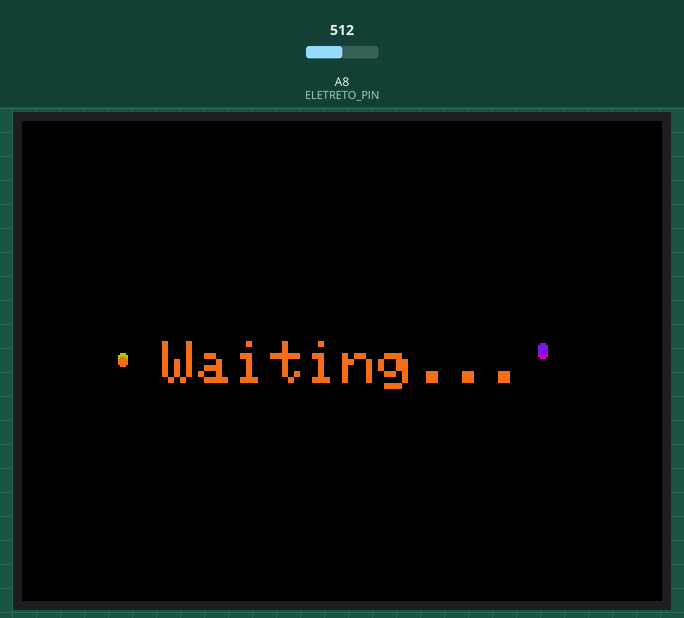
Recording of a sketch running on a simulated Arduino Mega 2560, built with avr-gcc and run on an emulated ATmega2560. On the bench: 320×240 colour display. The test bench sets the inputs (shaded band); at power-on: A8 (ELETRETO_PIN) = 512. Random numbers use the default seed unless the sketch sets one; what the sketch prints to the serial monitor is not drawn.

Above: at 4.5 s.
4.6 s: A8 (ELETRETO_PIN) set to 453
At 4.93 s:
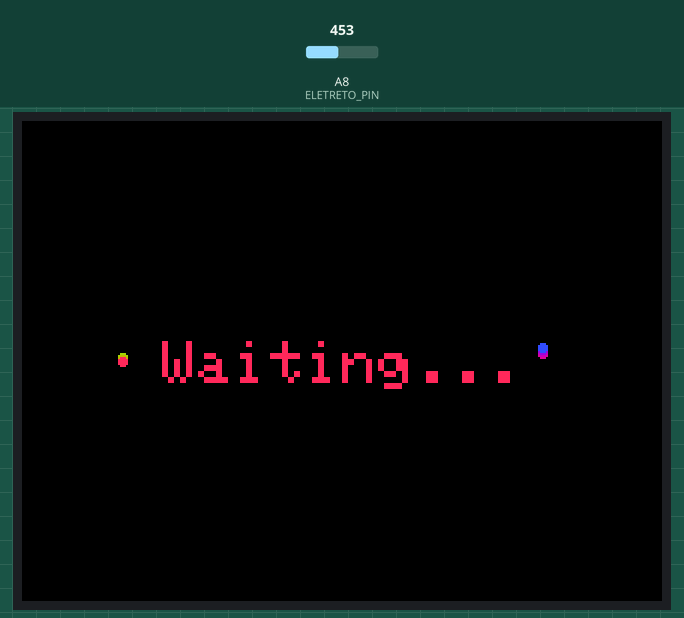
6.7 s: A8 (ELETRETO_PIN) set to 434
At 6.74 s:
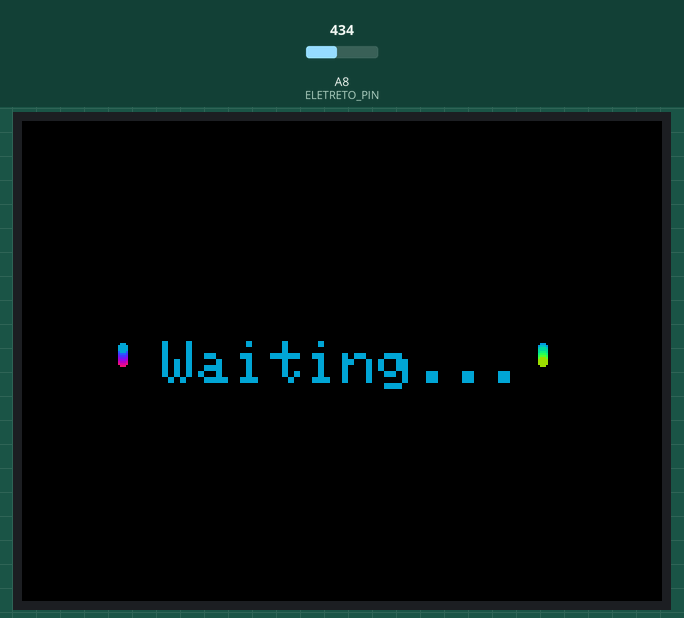
8.9 s: A8 (ELETRETO_PIN) set to 716
At 11.5 s:
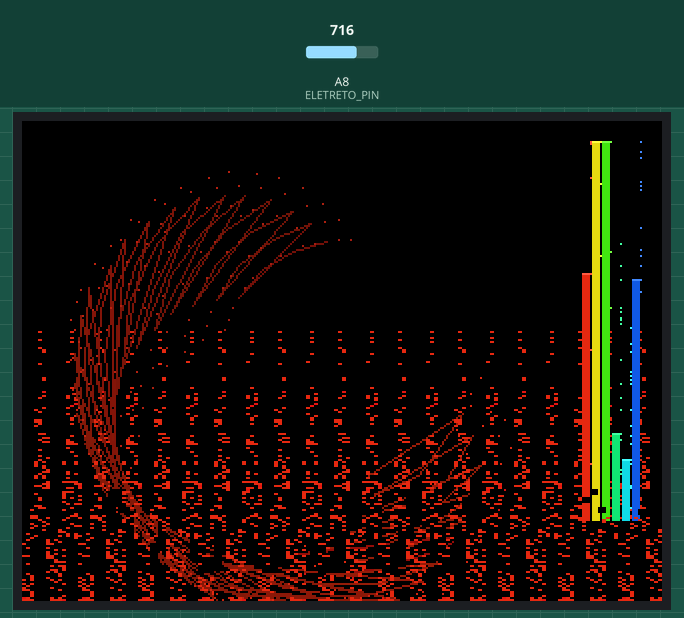
11.7 s: A8 (ELETRETO_PIN) set to 40
At 14.5 s:
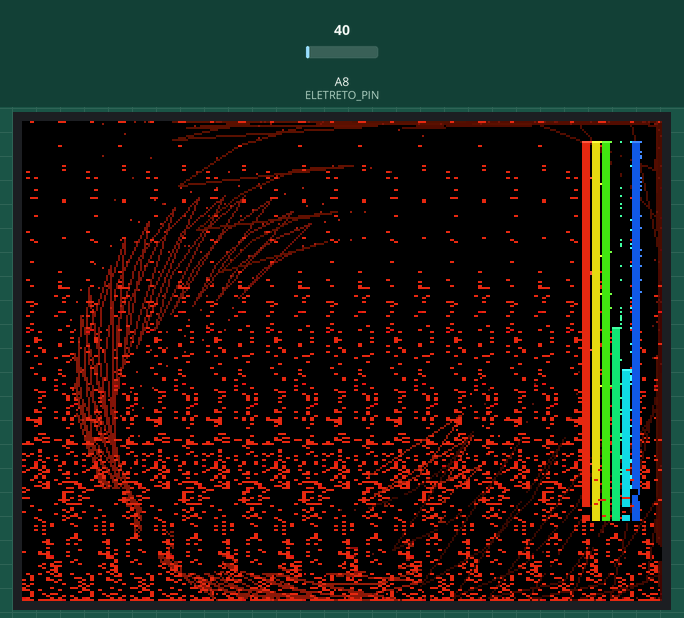
14.7 s: A8 (ELETRETO_PIN) set to 91
17.7 s: A8 (ELETRETO_PIN) set to 110
Timing chart, 0 to 20.7 s (numbered marks = the images above; inputs shaded):
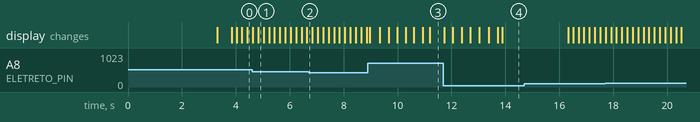

Measured:
- the behaviour switches between 443 and 442 on A8 (ELETRETO_PIN) (found by bisection; images 1 and 2)

The sketch:

layered_display_eletreto.ino
```cpp
#include <MCUFRIEND_kbv.h>
#include <Adafruit_GFX.h>

MCUFRIEND_kbv tft;

#define SCREEN_WIDTH 320
#define SCREEN_HEIGHT 240
#define ELETRETO_PIN A8

// Configurações de análise de áudio simples
#define SAMPLES 32  // Amostras para análise
#define AMPLITUDE_THRESHOLD 30  // Limiar para detectar som
#define SILENCE_THRESHOLD_MS 2000  // 2 segundos para considerar silêncio

// Buffer para análise simples
int audioSamples[SAMPLES];
int sampleIndex = 0;

// Estados e buffers
struct AudioAnalysis {
  float dominantFreq;
  float amplitude;
  float energy;
  unsigned long lastUpdate;
  bool isActive;
};

struct BeatDetection {
  float bpm;
  float strength;
  float tempoMultiplier;
  unsigned long lastBeat;
  unsigned long lastAnalysis;
  float energyHistory[8];
  int historyIndex;
};

struct SpectrumData {
  float bands[6];  // Reduzido para 6 bandas simples
  unsigned long lastUpdate;
  float smoothedBands[6];
};

struct WindingData {
  float phase;
  int pointCount;
  unsigned long lastClear;
  unsigned long lastUpdate;
  float fadeAmount;
};

// Instâncias globais
AudioAnalysis audio;
BeatDetection beat;
SpectrumData spectrum;
WindingData winding;

// Estados de silêncio
bool isInSilence = false;
bool hasShownSilenceMessage = false;
unsigned long silenceStartTime = 0;
unsigned long lastAudioTime = 0;
int currentSilenceMessage = 0;
float textAnimPhase = 0.0;
unsigned long lastTextUpdate = 0;

// Configurações de timing
const unsigned long AUDIO_INTERVAL = 30;      // 33 Hz
const unsigned long WINDING_INTERVAL = 40;    // 25 Hz
const unsigned long WAVE_INTERVAL = 25;       // 40 Hz
const unsigned long SPECTRUM_INTERVAL = 100;  // 10 Hz
const unsigned long BEAT_INTERVAL = 400;      // 2.5 Hz
const unsigned long WINDING_CLEAR = 8000;     // 8 segundos

// Mensagens de silêncio
const char* silenceMessages[] = {
  "~ Listen ~", "Silence...", "Peaceful", "Waiting...",
  "~ ~ ~", "Breathe...", "Zen Mode", "Stillness"
};
const int NUM_SILENCE_MESSAGES = 8;

void setup() {
  Serial.begin(115200);

  // Inicializar TFT
  uint16_t ID = tft.readID();
  if (ID == 0xD3D3) ID = 0x9481;
  tft.begin(ID);
  tft.setRotation(1);

  // Configurar ADC para maior velocidade
  analogReference(DEFAULT);

  // Inicializar estruturas
  initializeStructures();

  // Tela de boas-vindas
  showWelcomeScreen();

  Serial.println("MUSTEM AUTONOMOUS - READY (Simple Audio Mode)");
}

void loop() {
  unsigned long currentTime = millis();

  // Amostragem de áudio simples
  if (currentTime - audio.lastUpdate >= AUDIO_INTERVAL) {
    performSimpleAudioAnalysis(currentTime);
  }

  // Verificar estado de silêncio
  checkSilenceState(currentTime);

  // Se em silêncio, apenas animar mensagem
  if (isInSilence) {
    if (hasShownSilenceMessage) {
      updateSilenceAnimation(currentTime);
    }
    return;
  }

  // Processar visualizações quando há áudio
  if (audio.isActive) {
    // Detecção de batidas
    if (currentTime - beat.lastAnalysis >= BEAT_INTERVAL) {
      detectBeat(currentTime);
    }

    // Atualizar windings
    if (currentTime - winding.lastUpdate >= WINDING_INTERVAL) {
      updateWindings(currentTime);
    }

    // Atualizar ondas
    if (currentTime - audio.lastUpdate >= WAVE_INTERVAL) {
      updateWaveLayer(currentTime);
    }

    // Atualizar espectro
    if (currentTime - spectrum.lastUpdate >= SPECTRUM_INTERVAL) {
      updateSpectrumLayer(currentTime);
    }

    // Limpar windings periodicamente
    if (currentTime - winding.lastClear >= WINDING_CLEAR) {
      clearWindingsGradually();
      winding.lastClear = currentTime;
    }
  }
}

void initializeStructures() {
  // Audio
  audio.dominantFreq = 440.0;
  audio.amplitude = 0.0;
  audio.energy = 0.0;
  audio.lastUpdate = 0;
  audio.isActive = false;

  // Beat
  beat.bpm = 120.0;
  beat.strength = 0.0;
  beat.tempoMultiplier = 1.0;
  beat.lastBeat = 0;
  beat.lastAnalysis = 0;
  beat.historyIndex = 0;
  for (int i = 0; i < 8; i++) beat.energyHistory[i] = 0.0;

  // Spectrum
  for (int i = 0; i < 6; i++) {
    spectrum.bands[i] = 0.0;
    spectrum.smoothedBands[i] = 0.0;
  }
  spectrum.lastUpdate = 0;

  // Winding
  winding.phase = 0.0;
  winding.pointCount = 0;
  winding.lastClear = 0;
  winding.lastUpdate = 0;
  winding.fadeAmount = 1.0;

  // Audio samples
  for (int i = 0; i < SAMPLES; i++) {
    audioSamples[i] = 512; // Valor médio do ADC
  }
  sampleIndex = 0;
}

void performSimpleAudioAnalysis(unsigned long currentTime) {
  // Coletar nova amostra
  audioSamples[sampleIndex] = analogRead(ELETRETO_PIN);
  sampleIndex = (sampleIndex + 1) % SAMPLES;

  // Calcular energia e amplitude
  float energy = 0.0;
  float amplitude = 0.0;
  int dcOffset = 512; // Valor médio do ADC (10-bit)

  // Calcular DC offset dinâmico
  long dcSum = 0;
  for (int i = 0; i < SAMPLES; i++) {
    dcSum += audioSamples[i];
  }
  dcOffset = dcSum / SAMPLES;

  // Calcular energia e amplitude
  for (int i = 0; i < SAMPLES; i++) {
    float sample = audioSamples[i] - dcOffset;
    energy += sample * sample;
    amplitude += abs(sample);
  }
  energy = sqrt(energy / SAMPLES);
  amplitude = amplitude / SAMPLES;

  // Verificar se há áudio significativo
  bool hasAudio = energy > AMPLITUDE_THRESHOLD;

  if (hasAudio) {
    lastAudioTime = currentTime;
    audio.isActive = true;

    // Estimar frequência dominante usando análise de zero-crossing
    audio.dominantFreq = estimateFrequencyZeroCrossing();

    // Se frequência muito baixa, usar análise de picos
    if (audio.dominantFreq < 50) {
      audio.dominantFreq = estimateFrequencyPeaks();
    }

    audio.amplitude = amplitude / 50.0; // Normalizar
    audio.energy = energy;

    // Debug info
    if (currentTime % 1000 < 50) { // A cada segundo
      Serial.print("Freq: "); Serial.print(audio.dominantFreq);
      Serial.print(" Hz, Amp: "); Serial.print(audio.amplitude);
      Serial.print(", Energy: "); Serial.println(audio.energy);
    }
  } else {
    audio.isActive = false;
  }

  audio.lastUpdate = currentTime;
}

float estimateFrequencyZeroCrossing() {
  // Contar zero-crossings para estimar frequência
  int zeroCrossings = 0;
  int dcOffset = 512;

  // Calcular DC offset
  long dcSum = 0;
  for (int i = 0; i < SAMPLES; i++) {
    dcSum += audioSamples[i];
  }
  dcOffset = dcSum / SAMPLES;

  // Contar cruzamentos por zero
  bool lastPositive = (audioSamples[0] > dcOffset);
  for (int i = 1; i < SAMPLES; i++) {
    bool currentPositive = (audioSamples[i] > dcOffset);
    if (currentPositive != lastPositive) {
      zeroCrossings++;
    }
    lastPositive = currentPositive;
  }

  // Estimar frequência (cada ciclo = 2 zero crossings)
  float samplingRate = 1000.0 / AUDIO_INTERVAL; // Hz aproximado
  float frequency = (zeroCrossings * samplingRate) / (2.0 * SAMPLES);

  // Limitar a faixa razoável
  return constrain(frequency * 100, 80, 2000); // Multiplicar para ajustar escala
}

float estimateFrequencyPeaks() {
  // Encontrar picos no sinal para estimar frequência
  int peaks = 0;
  int dcOffset = 512;

  // Calcular DC offset
  long dcSum = 0;
  for (int i = 0; i < SAMPLES; i++) {
    dcSum += audioSamples[i];
  }
  dcOffset = dcSum / SAMPLES;

  // Encontrar picos locais
  for (int i = 1; i < SAMPLES - 1; i++) {
    if (audioSamples[i] > dcOffset + 10 && // Threshold para ruído
        audioSamples[i] > audioSamples[i-1] &&
        audioSamples[i] > audioSamples[i+1]) {
      peaks++;
    }
  }

  // Estimar frequência baseada nos picos
  float samplingRate = 1000.0 / AUDIO_INTERVAL;
  float frequency = (peaks * samplingRate) / SAMPLES;

  return constrain(frequency * 200, 100, 1500); // Ajustar escala
}

void detectBeat(unsigned long currentTime) {
  // Adicionar energia atual ao histórico
  beat.energyHistory[beat.historyIndex] = audio.energy;
  beat.historyIndex = (beat.historyIndex + 1) % 8;

  // Calcular média da energia
  float avgEnergy = 0.0;
  for (int i = 0; i < 8; i++) {
    avgEnergy += beat.energyHistory[i];
  }
  avgEnergy /= 8.0;

  // Detectar pico de energia (batida)
  float threshold = avgEnergy * 1.3; // Threshold mais baixo para análise simples
  if (audio.energy > threshold && (currentTime - beat.lastBeat) > 200) {
    beat.strength = min(1.0, (audio.energy - avgEnergy) / avgEnergy);
    beat.lastBeat = currentTime;

    // Estimar BPM baseado no intervalo entre batidas
    static unsigned long lastBeatTime = 0;
    if (lastBeatTime > 0) {
      unsigned long interval = currentTime - lastBeatTime;
      if (interval > 300 && interval < 2000) { // BPM entre 30-200
        float instantBPM = 60000.0 / interval;
        beat.bpm = beat.bpm * 0.8 + instantBPM * 0.2; // Suavização
      }
    }
    lastBeatTime = currentTime;
  } else {
    beat.strength *= 0.9; // Decay mais lento
  }

  // Calcular multiplicador de tempo baseado na energia
  beat.tempoMultiplier = 1.0 + (beat.strength * 1.5);

  beat.lastAnalysis = currentTime;
}

void updateWindings(unsigned long currentTime) {
  if (!audio.isActive) return;

  // Calcular fade baseado no tempo desde última limpeza
  unsigned long timeSinceClear = currentTime - winding.lastClear;
  winding.fadeAmount = max(0.3, 1.0 - (float)timeSinceClear / WINDING_CLEAR);

  // Gerar pontos da curva winding baseada na frequência
  const int WINDING_POINTS = 15; // Reduzido para melhor performance
  float centerX = SCREEN_WIDTH / 2;
  float centerY = SCREEN_HEIGHT / 2;
  float radius = 50 + audio.amplitude * 30;

  // Frequência determina velocidade de rotação
  float freqFactor = audio.dominantFreq / 440.0; // Normalizar por Lá 440Hz
  winding.phase += freqFactor * 0.2 * beat.tempoMultiplier;

  // Calcular cor baseada na frequência (mapeamento simples)
  uint16_t color = frequencyToColorSimple(audio.dominantFreq, winding.fadeAmount);

  // Desenhar winding
  for (int i = 0; i < WINDING_POINTS; i++) {
    float t = (float)i / WINDING_POINTS;
    float angle = winding.phase + t * 2 * PI * freqFactor;

    int x = centerX + radius * cos(angle);
    int y = centerY + radius * sin(angle);

    x = constrain(x, 0, SCREEN_WIDTH - 1);
    y = constrain(y, 0, SCREEN_HEIGHT - 1);

    // Adicionar efeito de batida
    if ((currentTime - beat.lastBeat) < 300) {
      float beatEffect = beat.strength * (1.0 - (currentTime - beat.lastBeat) / 300.0);
      x += random(-3, 4) * beatEffect;
      y += random(-3, 4) * beatEffect;
    }

    tft.drawPixel(x, y, color);

    // Conectar pontos com linhas ocasionalmente
    if (i > 0 && i % 3 == 0) {
      static int lastX = x, lastY = y;
      tft.drawLine(lastX, lastY, x, y, dimColor(color, 0.7));
      lastX = x;
      lastY = y;
    }
  }

  winding.pointCount += WINDING_POINTS;
  winding.lastUpdate = currentTime;
}

void updateWaveLayer(unsigned long currentTime) {
  if (!audio.isActive) return;

  // Limpar área da onda (parte inferior da tela)
  static float lastPhase = 0;
  int waveY = SCREEN_HEIGHT - 35;

  // Apagar onda anterior (apenas pontos-chave para performance)
  for (int x = 0; x < SCREEN_WIDTH; x += 4) {
    int oldY = waveY + 20 * sin(2 * PI * x / 30.0 + lastPhase);
    oldY = constrain(oldY, 0, SCREEN_HEIGHT - 1);
    tft.fillRect(x, oldY - 1, 4, 3, 0x0000); // Limpar área
  }

  // Calcular nova fase baseada na frequência
  float phaseSpeed = (audio.dominantFreq / 440.0) * 0.15 * beat.tempoMultiplier;
  lastPhase += phaseSpeed;

  // Desenhar nova onda
  float waveAmplitude = audio.amplitude * 20;
  float waveFreq = map(audio.dominantFreq, 80, 1500, 15, 60);
  uint16_t waveColor = frequencyToColorSimple(audio.dominantFreq, 1.0);

  // Efeito de batida na amplitude
  if ((currentTime - beat.lastBeat) < 200) {
    float beatBoost = 1.0 + beat.strength * 0.8;
    waveAmplitude *= beatBoost;
  }

  // Desenhar onda com menos pontos para melhor performance
  for (int x = 0; x < SCREEN_WIDTH; x += 2) {
    int y1 = waveY + waveAmplitude * sin(2 * PI * x / waveFreq + lastPhase);
    y1 = constrain(y1, 0, SCREEN_HEIGHT - 1);

    tft.drawPixel(x, y1, waveColor);
    tft.drawPixel(x + 1, y1, waveColor); // Espessar linha
  }
}

void updateSpectrumLayer(unsigned long currentTime) {
  if (!audio.isActive) return;

  // Análise simples de "espectro" baseada em características do sinal
  // Banda 0: Muito baixo (baseado em amplitude geral)
  spectrum.bands[0] = audio.amplitude * 0.8;

  // Banda 1-2: Baixo (baseado em variação lenta)
  float lowVariation = 0;
  for (int i = 0; i < SAMPLES - 4; i += 4) {
    lowVariation += abs(audioSamples[i] - audioSamples[i + 4]);
  }
  spectrum.bands[1] = (lowVariation / (SAMPLES / 4)) / 30.0;
  spectrum.bands[2] = spectrum.bands[1] * 0.8;

  // Banda 3-4: Médio (baseado em zero crossings)
  float midEnergy = audio.dominantFreq / 1000.0;
  spectrum.bands[3] = midEnergy * audio.amplitude;
  spectrum.bands[4] = spectrum.bands[3] * 0.7;

  // Banda 5: Alto (baseado em variação rápida)
  float highVariation = 0;
  for (int i = 0; i < SAMPLES - 1; i++) {
    highVariation += abs(audioSamples[i] - audioSamples[i + 1]);
  }
  spectrum.bands[5] = (highVariation / SAMPLES) / 40.0;

  // Suavizar todas as bandas
  for (int i = 0; i < 6; i++) {
    spectrum.smoothedBands[i] = spectrum.smoothedBands[i] * 0.6 + spectrum.bands[i] * 0.4;

    // Efeito de batida
    if ((currentTime - beat.lastBeat) < 300) {
      spectrum.smoothedBands[i] *= (1.0 + beat.strength * 0.5);
    }

    // Limitar valores
    spectrum.smoothedBands[i] = constrain(spectrum.smoothedBands[i], 0, 1.0);
  }

  // Desenhar espectro (lado direito da tela)
  drawSpectrumSimple(currentTime);

  spectrum.lastUpdate = currentTime;
}

void drawSpectrumSimple(unsigned long currentTime) {
  int spectrumX = SCREEN_WIDTH - 40;
  int spectrumWidth = 35;
  int barWidth = spectrumWidth / 6;

  for (int i = 0; i < 6; i++) {
    int x = spectrumX + i * barWidth;
    int maxHeight = SCREEN_HEIGHT - 50;
    int barHeight = spectrum.smoothedBands[i] * maxHeight;
    barHeight = constrain(barHeight, 0, maxHeight);

    // Limpar coluna anterior
    tft.fillRect(x, 10, barWidth - 1, maxHeight, 0x0000);

    // Desenhar nova barra
    if (barHeight > 0) {
      // Cor baseada na banda de frequência
      float bandFreq = map(i, 0, 5, 100, 1200);
      uint16_t barColor = frequencyToColorSimple(bandFreq, 1.0);

      tft.fillRect(x, 10 + maxHeight - barHeight, barWidth - 1, barHeight, barColor);

      // Pico brilhante no topo
      uint16_t peakColor = brightenColor(barColor);
      tft.drawLine(x, 10 + maxHeight - barHeight, x + barWidth - 1, 10 + maxHeight - barHeight, peakColor);
    }
  }
}

uint16_t frequencyToColorSimple(float freq, float intensity) {
  // Mapeamento simples de frequência para cor
  // Frequências baixas = vermelho, médias = verde, altas = azul

  freq = constrain(freq, 80, 1500);

  float hue;
  if (freq < 200) {
    // Baixas: Vermelho para laranja
    hue = map(freq, 80, 200, 0, 30);
  } else if (freq < 600) {
    // Médias: Laranja para verde
    hue = map(freq, 200, 600, 30, 120);
  } else {
    // Altas: Verde para azul/violeta
    hue = map(freq, 600, 1500, 120, 270);
  }

  // Converter HSV para RGB simplificado
  float h = hue / 60.0;
  float s = 0.9; // Alta saturação
  float v = intensity * 0.9; // Valor ajustado

  float c = v * s;
  float x = c * (1.0 - abs(fmod(h, 2.0) - 1.0));
  float m = v - c;

  float r, g, b;
  if (h < 1) { r = c; g = x; b = 0; }
  else if (h < 2) { r = x; g = c; b = 0; }
  else if (h < 3) { r = 0; g = c; b = x; }
  else if (h < 4) { r = 0; g = x; b = c; }
  else if (h < 5) { r = x; g = 0; b = c; }
  else { r = c; g = 0; b = x; }

  int red = (r + m) * 255;
  int green = (g + m) * 255;
  int blue = (b + m) * 255;

  return tft.color565(red, green, blue);
}

uint16_t dimColor(uint16_t color, float factor) {
  int r = ((color >> 11) & 0x1F) * factor;
  int g = ((color >> 5) & 0x3F) * factor;
  int b = (color & 0x1F) * factor;
  return tft.color565(r << 3, g << 2, b << 3);
}

uint16_t brightenColor(uint16_t color) {
  int r = min(31, ((color >> 11) & 0x1F) + 6);
  int g = min(63, ((color >> 5) & 0x3F) + 12);
  int b = min(31, (color & 0x1F) + 6);
  return (r << 11) | (g << 5) | b;
}

void clearWindingsGradually() {
  // Limpar com fade suave
  tft.fillRect(40, 40, SCREEN_WIDTH - 80, SCREEN_HEIGHT - 80, 0x0000);
  winding.pointCount = 0;
  winding.phase = 0.0;
}

void checkSilenceState(unsigned long currentTime) {
  if (currentTime - lastAudioTime < SILENCE_THRESHOLD_MS) {
    if (isInSilence) {
      isInSilence = false;
      hasShownSilenceMessage = false;
      clearSilenceMessage();
    }
  } else {
    if (!isInSilence) {
      isInSilence = true;
      silenceStartTime = currentTime;
      hasShownSilenceMessage = false;
      currentSilenceMessage = (currentTime / 1000) % NUM_SILENCE_MESSAGES;
    }

    if (!hasShownSilenceMessage && (currentTime - silenceStartTime > 500)) {
      showSilenceMessage();
      hasShownSilenceMessage = true;
    }
  }
}

void showSilenceMessage() {
  tft.fillRect(0, 80, SCREEN_WIDTH, 80, 0x0000);

  tft.setTextSize(3);
  String message = silenceMessages[currentSilenceMessage];
  int textWidth = message.length() * 18;
  int textX = (SCREEN_WIDTH - textWidth) / 2;

  tft.setTextColor(getAnimatedColor(0));
  tft.setCursor(textX, 110);
  tft.print(message);
}

void clearSilenceMessage() {
  tft.fillRect(0, 80, SCREEN_WIDTH, 80, 0x0000);
}

void updateSilenceAnimation(unsigned long currentTime) {
  if (currentTime - lastTextUpdate > 200) { // Mais lento para performance
    lastTextUpdate = currentTime;
    textAnimPhase += 0.3;
    if (textAnimPhase > 6.28) textAnimPhase = 0;

    String message = silenceMessages[currentSilenceMessage];
    int textWidth = message.length() * 18;
    int textX = (SCREEN_WIDTH - textWidth) / 2;

    tft.fillRect(textX - 5, 105, textWidth + 10, 30, 0x0000);

    tft.setTextSize(3);
    tft.setTextColor(getAnimatedColor(textAnimPhase));
    tft.setCursor(textX, 110);
    tft.print(message);

    // Pontos decorativos mais simples
    for (int i = 0; i < 2; i++) {
      int dotX = textX - 20 + i * (textWidth + 30);
      int dotY = 117 + sin(textAnimPhase + i * 3) * 4;
      uint16_t dotColor = getAnimatedColor(textAnimPhase + i * 2);
      tft.fillCircle(dotX, dotY, 2, dotColor);
    }
  }
}

uint16_t getAnimatedColor(float phase) {
  int r = 128 + 127 * sin(phase);
  int g = 128 + 127 * sin(phase + 2.09);
  int b = 128 + 127 * sin(phase + 4.18);
  return tft.color565(r, g, b);
}

void showWelcomeScreen() {
  tft.fillScreen(0x0000);

  tft.setTextSize(4);
  tft.setTextColor(0xF81F);
  tft.setCursor(60, 50);
  tft.print("MUSTEM");

  tft.setTextSize(2);
  tft.setTextColor(0x07FF);
  tft.setCursor(30, 100);
  tft.print("Autonomous Music Vision");

  tft.setTextSize(1);
  tft.setTextColor(0x07E0);
  tft.setCursor(60, 130);
  tft.print("Simple Audio Mode - No FFT");

  tft.setTextColor(0xFFE0);
  tft.setCursor(80, 150);
  tft.print("For hearing accessibility");

  tft.drawLine(50, 180, SCREEN_WIDTH - 50, 180, 0x07E0);

  delay(3000);
  tft.fillScreen(0x0000);
}
```
